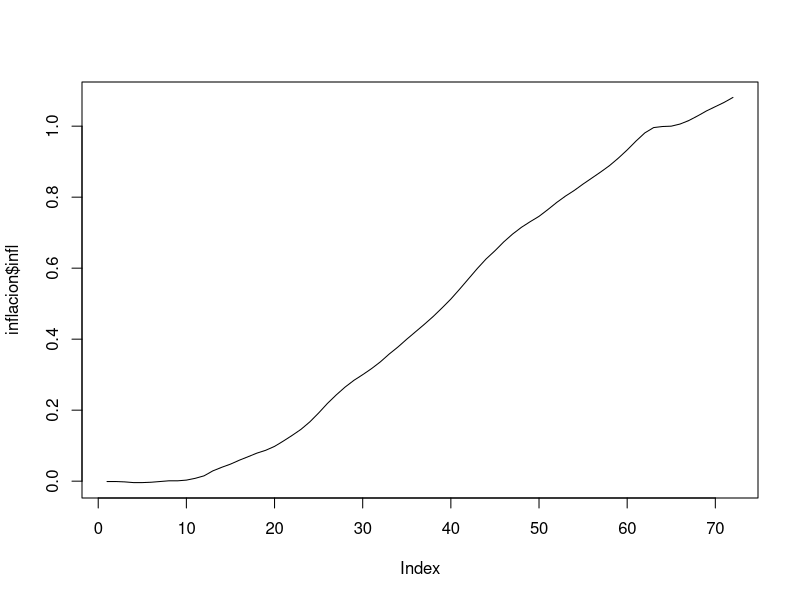

Recreate this plot in R. (Note: this script raises an error after producing the figure.)

################# Arreglo Inflacion #############

########## Inflacion EE.UU

infl = c(-0.1,0.0,-0.1,-0.2,0.0,0.1,0.2,0.2,0.0,0.2,0.5,0.7,
         1.4,1.0,0.9,1.1,1.0,1.0,0.8,1.1,1.5,1.6,1.7,2.1,
         2.5,2.7,2.4,2.2,1.9,1.6,1.7,1.9,2.2,2.0,2.2,2.1,
         2.1,2.2,2.4,2.5,2.8,2.9,2.9,2.7,2.3,2.5,2.2,1.9,
         1.6,1.5,1.9,2.0,1.8,1.6,1.8,1.7,1.7,1.8,2.1,2.3,
         2.5,2.3,1.5,0.3,0.1,0.6,1.0,1.3,1.4,1.2,1.2,1.4)


a15=seq(from=2015,to=2015,length=12)
a16=seq(from=2016,to=2016,length=12)
a17=seq(from=2017,to=2017,length=12)
a18=seq(from=2018,to=2018,length=12)
a19=seq(from=2019,to=2019,length=12)
a20=seq(from=2020,to=2020,length=12)
anios =c(a15,a16,a17,a18,a19,a20)
mesess = seq(1:12)
meses1 = c(mesess,mesess,mesess,mesess,mesess,mesess)

dat= data.frame(anios,meses1)
fecha =paste(dat$anios,dat$meses1,sep="-")
inflacion =data.frame(cbind(fecha,infl)) 


##### Inflacion acumulada #######

infl.ac = vector(mode = "numeric", length = 72)
for (i in 1:72) {
  infl.ac[i]=sum(infl[1:i])/100
  
}

inflacion$infl=as.numeric(infl.ac)
plot(inflacion$infl, type="l")

### inflacion 2015 

en.15=cbind(CZR[1:20,],inflacion$infl[1])
colnames(en.15)[4]="inflacion"
feb.15=cbind(CZR[21:39,],inflacion$infl[2])
colnames(feb.15)[4]="inflacion"
mar.15 = cbind(CZR[40:61,],inflacion$infl[3])
colnames(mar.15)[4]="inflacion"
abr.15=cbind(CZR[62:82,],inflacion$infl[4])
colnames(abr.15)[4]="inflacion"
may.15 = cbind(CZR[83:102,],inflacion$infl[5])
colnames(may.15)[4]="inflacion"
jun.15=cbind(CZR[103:124,],inflacion$infl[6])
colnames(jun.15)[4]="inflacion"
jul.15=cbind(CZR[125:146,],inflacion$infl[7])
colnames(jul.15)[4]="inflacion"
ag.15=cbind(CZR[147:167,],inflacion$infl[8])
colnames(ag.15)[4]="inflacion"
sep.15=cbind(CZR[168:188,],inflacion$infl[9])
colnames(sep.15)[4]="inflacion"
oct.15=cbind(CZR[189:210,],inflacion$infl[10])
colnames(oct.15)[4]="inflacion"
nov.15=cbind(CZR[211:230,],inflacion$infl[11])
colnames(nov.15)[4]="inflacion"
dic.15=cbind(CZR[231:252,],inflacion$infl[12])
colnames(dic.15)[4]="inflacion"
infl.2015 =rbind(en.15,feb.15,mar.15,abr.15,may.15,jun.15,jul.15,ag.15,sep.15,oct.15,nov.15,dic.15)

View(infl.2015)

### Inflacion 2016

i.2016 =CZR[253:504,]
infl.16 = inflacion$infl[13:24]
en.16=cbind(i.2016[1:19,],infl.16[1])
colnames(en.16)[4]="inflacion"
feb.16=cbind(i.2016[20:39,],infl.16[2])
colnames(feb.16)[4]="inflacion"
mar.16 = cbind(i.2016[40:61,],infl.16[3])
colnames(mar.16)[4]="inflacion"
abr.16=cbind(i.2016[62:82,],infl.16[4])
colnames(abr.16)[4]="inflacion"
may.16 = cbind(i.2016[83:103,],infl.16[5])
colnames(may.16)[4]="inflacion"
jun.16=cbind(i.2016[104:125,],infl.16[6])
colnames(jun.16)[4]="inflacion"
jul.16=cbind(i.2016[126:145,],infl.16[7])
colnames(jul.16)[4]="inflacion"
ag.16=cbind(i.2016[146:168,],infl.16[8])
colnames(ag.16)[4]="inflacion"
sep.16=cbind(i.2016[169:189,],infl.16[9])
colnames(sep.16)[4]="inflacion"
oct.16=cbind(i.2016[190:210,],infl.16[10])
colnames(oct.16)[4]="inflacion"
nov.16=cbind(i.2016[211:231,],infl.16[11])
colnames(nov.16)[4]="inflacion"
dic.16=cbind(i.2016[232:252,],infl.16[12])
colnames(dic.16)[4]="inflacion"
infl.2016 =rbind(en.16,feb.16,mar.16,abr.16,may.16,jun.16,jul.16,ag.16,sep.16,oct.16,nov.16,dic.16)

## Inflacion 2017

i.2017 =CZR[505:755,]
infl.17 = inflacion$infl[25:36]
en.17=cbind(i.2017[1:20,],infl.17[1])
colnames(en.17)[4]="inflacion"
feb.17=cbind(i.2017[21:39,],infl.17[2])
colnames(feb.17)[4]="inflacion"
mar.17 = cbind(i.2017[40:62,],infl.17[3])
colnames(mar.17)[4]="inflacion"
abr.17=cbind(i.2017[63:81,],infl.17[4])
colnames(abr.17)[4]="inflacion"
may.17 = cbind(i.2017[82:103,],infl.17[5])
colnames(may.17)[4]="inflacion"
jun.17=cbind(i.2017[104:125,],infl.17[6])
colnames(jun.17)[4]="inflacion"
jul.17=cbind(i.2017[126:145,],infl.17[7])
colnames(jul.17)[4]="inflacion"
ag.17=cbind(i.2017[146:168,],infl.17[8])
colnames(ag.17)[4]="inflacion"
sep.17=cbind(i.2017[169:188,],infl.17[9])
colnames(sep.17)[4]="inflacion"
oct.17=cbind(i.2017[189:210,],infl.17[10])
colnames(oct.17)[4]="inflacion"
nov.17=cbind(i.2017[211:231,],infl.17[11])
colnames(nov.17)[4]="inflacion"
dic.17=cbind(i.2017[232:251,],infl.17[12])
colnames(dic.17)[4]="inflacion"
infl.2017 =rbind(en.17,feb.17,mar.17,abr.17,may.17,jun.17,jul.17,ag.17,sep.17,oct.17,nov.17,dic.17)

### Inflacion 2018

i.2018 =CZR[756:1006,]
View(i.2018)
infl.18 = inflacion$infl[37:48]
en.18=cbind(i.2018[1:21,],infl.18[1])
colnames(en.18)[4]="inflacion"
feb.18=cbind(i.2018[22:40,],infl.18[2])
colnames(feb.18)[4]="inflacion"
mar.18 = cbind(i.2018[41:61,],infl.18[3])
colnames(mar.18)[4]="inflacion"
abr.18=cbind(i.2018[62:82,],infl.18[4])
colnames(abr.18)[4]="inflacion"
may.18 = cbind(i.2018[83:104,],infl.18[5])
colnames(may.18)[4]="inflacion"
jun.18=cbind(i.2018[105:125,],infl.18[6])
colnames(jun.18)[4]="inflacion"
jul.18=cbind(i.2018[126:146,],infl.18[7])
colnames(jul.18)[4]="inflacion"
ag.18=cbind(i.2018[147:169,],infl.18[8])
colnames(ag.18)[4]="inflacion"
sep.18=cbind(i.2018[170:188,],infl.18[9])
colnames(sep.18)[4]="inflacion"
oct.18=cbind(i.2018[189:211,],infl.18[10])
colnames(oct.18)[4]="inflacion"
nov.18=cbind(i.2018[212:232,],infl.18[11])
colnames(nov.18)[4]="inflacion"
dic.18=cbind(i.2018[233:251,],infl.18[12])
colnames(dic.18)[4]="inflacion"
infl.2018 =rbind(en.18,feb.18,mar.18,abr.18,may.18,jun.18,jul.18,ag.18,sep.18,oct.18,nov.18,dic.18)

## Inflacion 2019 

i.2019 =CZR[1007:1258,]
View(CZR[1007:1258,])
infl.19 = inflacion$infl[49:60]
en.19=cbind(i.2019[1:21,],infl.19[1])
colnames(en.19)[4]="inflacion"
feb.19=cbind(i.2019[22:40,],infl.19[2])
colnames(feb.19)[4]="inflacion"
mar.19 = cbind(i.2019[41:61,],infl.19[3])
colnames(mar.19)[4]="inflacion"
abr.19=cbind(i.2019[62:82,],infl.19[4])
colnames(abr.19)[4]="inflacion"
may.19 = cbind(i.2019[83:104,],infl.19[5])
colnames(may.19)[4]="inflacion"
jun.19=cbind(i.2019[105:124,],infl.19[6])
colnames(jun.19)[4]="inflacion"
jul.19=cbind(i.2019[125:146,],infl.19[7])
colnames(jul.19)[4]="inflacion"
ag.19=cbind(i.2019[147:168,],infl.19[8])
colnames(ag.19)[4]="inflacion"
sep.19=cbind(i.2019[169:188,],infl.19[9])
colnames(sep.19)[4]="inflacion"
oct.19=cbind(i.2019[189:211,],infl.19[10])
colnames(oct.19)[4]="inflacion"
nov.19=cbind(i.2019[212:231,],infl.19[11])
colnames(nov.19)[4]="inflacion"
dic.19=cbind(i.2019[232:252,],infl.19[12])
colnames(dic.19)[4]="inflacion"
infl.2019 =rbind(en.19,feb.19,mar.19,abr.19,may.19,jun.19,jul.19,ag.19,sep.19,oct.19,nov.19,dic.19)
View(infl.2019)

## Inflacion 2020

i.2020 =CZR[1259:1321,]
View(CZR[1259:1322,])
infl.20 = inflacion$infl[61:64]
en.20=cbind(i.2020[1:21,],infl.20[1])
colnames(en.20)[4]="inflacion"
feb.20=cbind(i.2020[22:40,],infl.20[2])
colnames(feb.20)[4]="inflacion"
mar.20 = cbind(i.2020[41:62,],infl.20[3])
colnames(mar.20)[4]="inflacion"
abr.20=cbind(i.2020[63,],infl.20[4])
colnames(abr.20)[4]="inflacion"

infl.2020 =rbind(en.20,feb.20,mar.20,abr.20)
CZR.infl = rbind(infl.2015,infl.2016,infl.2017,infl.2018,infl.2019,infl.2020)
inflacion.total = CZR.infl$inflacion

delta.infl = cbind(Delta,inflacion.total)
bhr.infl = cbind(BHR,inflacion.total)
abio.infl = cbind(ABIO,inflacion.total)
Am.infl = cbind(AMZN,inflacion.total)
coke.infl = cbind(COKE,inflacion.total)
  
write_csv(CZR.infl,file="CZR.inflacion.csv")
write_csv(delta.infl,file="Delta.inflacion.csv")
write_csv(bhr.infl,file="BHR.inflacion.csv")
write_csv(abio.infl,file="ABIO.inflacion.csv")
write_csv(Am.infl,file="Amazon.inflacion.csv")

precio.aj.CZR =CZR.infl$Close*(1+CZR.infl$inflacion)
precio.aj.BHR =bhr.infl$Close*(1+bhr.infl$inflacion)
precio.aj.delta = delta.infl$Close*(1+delta.infl$inflacion.total)
precio.aj.abio = abio.infl$Close*(1+abio.infl$inflacion.total)
precio.aj.am= Am.infl$Close*(1+Am.infl$inflacion.total)
precio.aj.coke = coke.infl$Close*(1+coke.infl$inflacion.total)
CZR.aj = cbind(CZR.infl,precio.aj.CZR)
BHR.aj = cbind(bhr.infl,precio.aj.BHR)
Delta.aj=cbind(delta.infl,precio.aj.delta)
ABIO.aj = cbind(abio.infl,precio.aj.abio)
AMZN.aj = cbind(Am.infl,precio.aj.am)
Coke.aj = cbind(coke.infl,precio.aj.coke)

### Graficos Precios

plot(log(AMZN.aj$precio.aj.am),type = "l", lwd=1, ylim=c(0.5,8.5))
lines(log(CZR.aj$precio.aj.CZR), col="green", lwd=1)
lines(log(BHR.aj$precio.aj.BHR), lwd=1, col="red")
lines(log(Delta.aj$precio.aj.delta), col="blue")
lines(log(ABIO.aj$precio.aj.abio),col="magenta")
lines(log(Coke.aj$precio.aj.coke),col="turquoise")



write_csv(CZR.aj,file="CZR.ajustado.csv")
write_csv(Delta.aj,file="Delta.ajustado.csv")
write_csv(BHR.aj,file="BHR.ajustado.csv")
write_csv(ABIO.aj,file="ABIO.ajustado.csv")
write_csv(AMZN.aj,file="Amazon.ajustado.csv")
write_csv(Coke.aj,file = "Coke.ajustado.csv")
